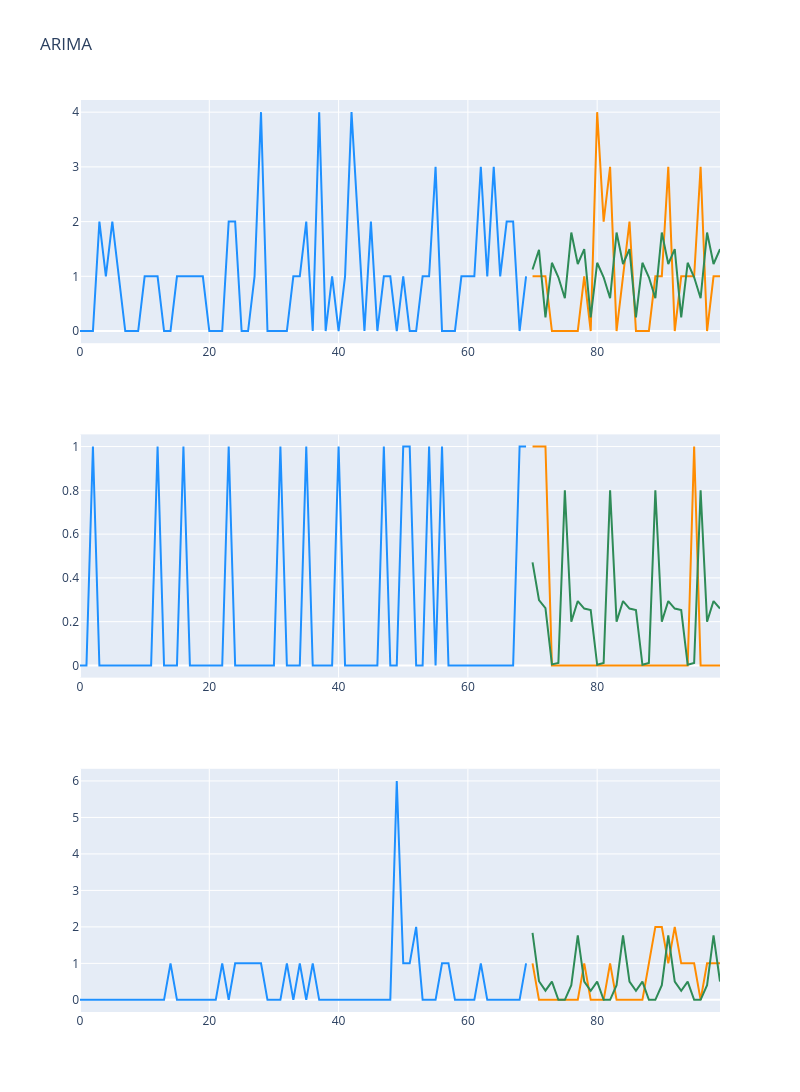

The notebook cell this image was saved under:
### Code cell
fig = make_subplots(rows=3, cols=1)
fig_2_add_trace(fig, x_start = 0, x_end = 70, y = train_dataset.loc[0].values, mode = "lines", name = "Train", color = "dodgerblue", row = 1, col = 1)
fig_2_add_trace(fig, x_start = 70, x_end = 100, y = val_dataset.loc[0].values, mode = "lines", name = "Val", color = "darkorange", row = 1, col = 1)
fig_2_add_trace(fig, x_start = 70, x_end = 100, y = pred_1, mode = "lines", name = "Pred", color = "seagreen", row = 1, col = 1)
fig_2_add_trace(fig, x_start = 0, x_end = 70, y = train_dataset.loc[1].values, mode = "lines", name = "Train", color = "dodgerblue", row = 2, col = 1)
fig_2_add_trace(fig, x_start = 70, x_end = 100, y = val_dataset.loc[1].values, mode = "lines", name = "Val", color = "darkorange", row = 2, col = 1)
fig_2_add_trace(fig, x_start = 70, x_end = 100, y = pred_2, mode = "lines", name = "Pred", color = "seagreen", row = 2, col = 1)
fig_2_add_trace(fig, x_start = 0, x_end = 70, y = train_dataset.loc[2].values, mode = "lines", name = "Train", color = "dodgerblue", row = 3, col = 1)
fig_2_add_trace(fig, x_start = 70, x_end = 100, y = val_dataset.loc[2].values, mode = "lines", name = "Val", color = "darkorange", row = 3, col = 1)
fig_2_add_trace(fig, x_start = 70, x_end = 100, y = pred_3, mode = "lines", name = "Pred", color = "seagreen", row = 3, col = 1)
fig.update_layout(height=1200, width=800, title_text="ARIMA")
fig.show()

### Figure 1 — Plotly figure (JSON) as saved in the notebook; plotly's stock layout.template omitted (floating-point values rounded to 4 significant figures)
{"data": [{"marker": {"color": "dodgerblue"}, "mode": "lines", "name": "Train", "showlegend": false, "type": "scatter", "x": [0, 1, 2, 3, 4, 5, 6, 7, 8, 9, 10, 11, 12, 13, 14, 15, 16, 17, 18, 19, 20, 21, 22, 23, 24, 25, 26, 27, 28, 29, 30, 31, 32, 33, 34, 35, 36, 37, 38, 39, 40, 41, 42, 43, 44, 45, 46, 47, 48, 49, 50, 51, 52, 53, 54, 55, 56, 57, 58, 59, 60, 61, 62, 63, 64, 65, 66, 67, 68, 69], "xaxis": "x", "y": [0, 0, 0, 2, 1, 2, 1, 0, 0, 0, 1, 1, 1, 0, 0, 1, 1, 1, 1, 1, 0, 0, 0, 2, 2, 0, 0, 1, 4, 0, 0, 0, 0, 1, 1, 2, 0, 4, 0, 1, 0, 1, 4, 2, 0, 2, 0, 1, 1, 0, 1, 0, 0, 1, 1, 3, 0, 0, 0, 1, 1, 1, 3, 1, 3, 1, 2, 2, 0, 1], "yaxis": "y"}, {"marker": {"color": "darkorange"}, "mode": "lines", "name": "Val", "showlegend": false, "type": "scatter", "x": [70, 71, 72, 73, 74, 75, 76, 77, 78, 79, 80, 81, 82, 83, 84, 85, 86, 87, 88, 89, 90, 91, 92, 93, 94, 95, 96, 97, 98, 99], "xaxis": "x", "y": [1, 1, 1, 0, 0, 0, 0, 0, 1, 0, 4, 2, 3, 0, 1, 2, 0, 0, 0, 1, 1, 3, 0, 1, 1, 1, 3, 0, 1, 1], "yaxis": "y"}, {"marker": {"color": "seagreen"}, "mode": "lines", "name": "Pred", "showlegend": false, "type": "scatter", "x": [70, 71, 72, 73, 74, 75, 76, 77, 78, 79, 80, 81, 82, 83, 84, 85, 86, 87, 88, 89, 90, 91, 92, 93, 94, 95, 96, 97, 98, 99], "xaxis": "x", "y": [1.126, 1.485, 0.248, 1.248, 0.9818, 0.5999, 1.8, 1.225, 1.497, 0.2495, 1.248, 0.9818, 0.5999, 1.8, 1.225, 1.497, 0.2495, 1.248, 0.9818, 0.5999, 1.8, 1.225, 1.497, 0.2495, 1.248, 0.9818, 0.5999, 1.8, 1.225, 1.497], "yaxis": "y"}, {"marker": {"color": "dodgerblue"}, "mode": "lines", "name": "Train", "showlegend": false, "type": "scatter", "x": [0, 1, 2, 3, 4, 5, 6, 7, 8, 9, 10, 11, 12, 13, 14, 15, 16, 17, 18, 19, 20, 21, 22, 23, 24, 25, 26, 27, 28, 29, 30, 31, 32, 33, 34, 35, 36, 37, 38, 39, 40, 41, 42, 43, 44, 45, 46, 47, 48, 49, 50, 51, 52, 53, 54, 55, 56, 57, 58, 59, 60, 61, 62, 63, 64, 65, 66, 67, 68, 69], "xaxis": "x2", "y": [0, 0, 1, 0, 0, 0, 0, 0, 0, 0, 0, 0, 1, 0, 0, 0, 1, 0, 0, 0, 0, 0, 0, 1, 0, 0, 0, 0, 0, 0, 0, 1, 0, 0, 0, 1, 0, 0, 0, 0, 1, 0, 0, 0, 0, 0, 0, 1, 0, 0, 1, 1, 0, 0, 1, 0, 1, 0, 0, 0, 0, 0, 0, 0, 0, 0, 0, 0, 1, 1], "yaxis": "y2"}, {"marker": {"color": "darkorange"}, "mode": "lines", "name": "Val", "showlegend": false, "type": "scatter", "x": [70, 71, 72, 73, 74, 75, 76, 77, 78, 79, 80, 81, 82, 83, 84, 85, 86, 87, 88, 89, 90, 91, 92, 93, 94, 95, 96, 97, 98, 99], "xaxis": "x2", "y": [1, 1, 1, 0, 0, 0, 0, 0, 0, 0, 0, 0, 0, 0, 0, 0, 0, 0, 0, 0, 0, 0, 0, 0, 0, 1, 0, 0, 0, 0], "yaxis": "y2"}, {"marker": {"color": "seagreen"}, "mode": "lines", "name": "Pred", "showlegend": false, "type": "scatter", "x": [70, 71, 72, 73, 74, 75, 76, 77, 78, 79, 80, 81, 82, 83, 84, 85, 86, 87, 88, 89, 90, 91, 92, 93, 94, 95, 96, 97, 98, 99], "xaxis": "x2", "y": [0.4711, 0.299, 0.2613, 0.004831, 0.01157, 0.8001, 0.2001, 0.2943, 0.2599, 0.2527, 0.00292, 0.01115, 0.8, 0.2001, 0.2943, 0.2599, 0.2527, 0.00292, 0.01115, 0.8, 0.2001, 0.2943, 0.2599, 0.2527, 0.00292, 0.01115, 0.8, 0.2001, 0.2943, 0.2599], "yaxis": "y2"}, {"marker": {"color": "dodgerblue"}, "mode": "lines", "name": "Train", "showlegend": false, "type": "scatter", "x": [0, 1, 2, 3, 4, 5, 6, 7, 8, 9, 10, 11, 12, 13, 14, 15, 16, 17, 18, 19, 20, 21, 22, 23, 24, 25, 26, 27, 28, 29, 30, 31, 32, 33, 34, 35, 36, 37, 38, 39, 40, 41, 42, 43, 44, 45, 46, 47, 48, 49, 50, 51, 52, 53, 54, 55, 56, 57, 58, 59, 60, 61, 62, 63, 64, 65, 66, 67, 68, 69], "xaxis": "x3", "y": [0, 0, 0, 0, 0, 0, 0, 0, 0, 0, 0, 0, 0, 0, 1, 0, 0, 0, 0, 0, 0, 0, 1, 0, 1, 1, 1, 1, 1, 0, 0, 0, 1, 0, 1, 0, 1, 0, 0, 0, 0, 0, 0, 0, 0, 0, 0, 0, 0, 6, 1, 1, 2, 0, 0, 0, 1, 1, 0, 0, 0, 0, 1, 0, 0, 0, 0, 0, 0, 1], "yaxis": "y3"}, {"marker": {"color": "darkorange"}, "mode": "lines", "name": "Val", "showlegend": false, "type": "scatter", "x": [70, 71, 72, 73, 74, 75, 76, 77, 78, 79, 80, 81, 82, 83, 84, 85, 86, 87, 88, 89, 90, 91, 92, 93, 94, 95, 96, 97, 98, 99], "xaxis": "x3", "y": [1, 0, 0, 0, 0, 0, 0, 0, 1, 0, 0, 0, 1, 0, 0, 0, 0, 0, 1, 2, 2, 1, 2, 1, 1, 1, 0, 1, 1, 1], "yaxis": "y3"}, {"marker": {"color": "seagreen"}, "mode": "lines", "name": "Pred", "showlegend": false, "type": "scatter", "x": [70, 71, 72, 73, 74, 75, 76, 77, 78, 79, 80, 81, 82, 83, 84, 85, 86, 87, 88, 89, 90, 91, 92, 93, 94, 95, 96, 97, 98, 99], "xaxis": "x3", "y": [1.839, 0.5106, 0.2512, 0.5001, 1.758e-05, 1.986e-06, 0.4, 1.768, 0.5021, 0.2502, 0.5, 3.49e-06, 3.148e-07, 0.4, 1.768, 0.5021, 0.2502, 0.5, 3.49e-06, 3.148e-07, 0.4, 1.768, 0.5021, 0.2502, 0.5, 3.49e-06, 3.148e-07, 0.4, 1.768, 0.5021], "yaxis": "y3"}], "layout": {"height": 1200, "title": {"text": "ARIMA"}, "width": 800, "xaxis": {"anchor": "y", "autorange": true, "domain": [0, 1], "range": [0, 99], "type": "linear"}, "xaxis2": {"anchor": "y2", "autorange": true, "domain": [0, 1], "range": [0, 99], "type": "linear"}, "xaxis3": {"anchor": "y3", "autorange": true, "domain": [0, 1], "range": [0, 99], "type": "linear"}, "yaxis": {"anchor": "x", "autorange": true, "domain": [0.7333, 1], "range": [-0.2222, 4.222], "type": "linear"}, "yaxis2": {"anchor": "x2", "autorange": true, "domain": [0.3667, 0.6333], "range": [-0.05556, 1.056], "type": "linear"}, "yaxis3": {"anchor": "x3", "autorange": true, "domain": [0, 0.2667], "range": [-0.3333, 6.333], "type": "linear"}}}
